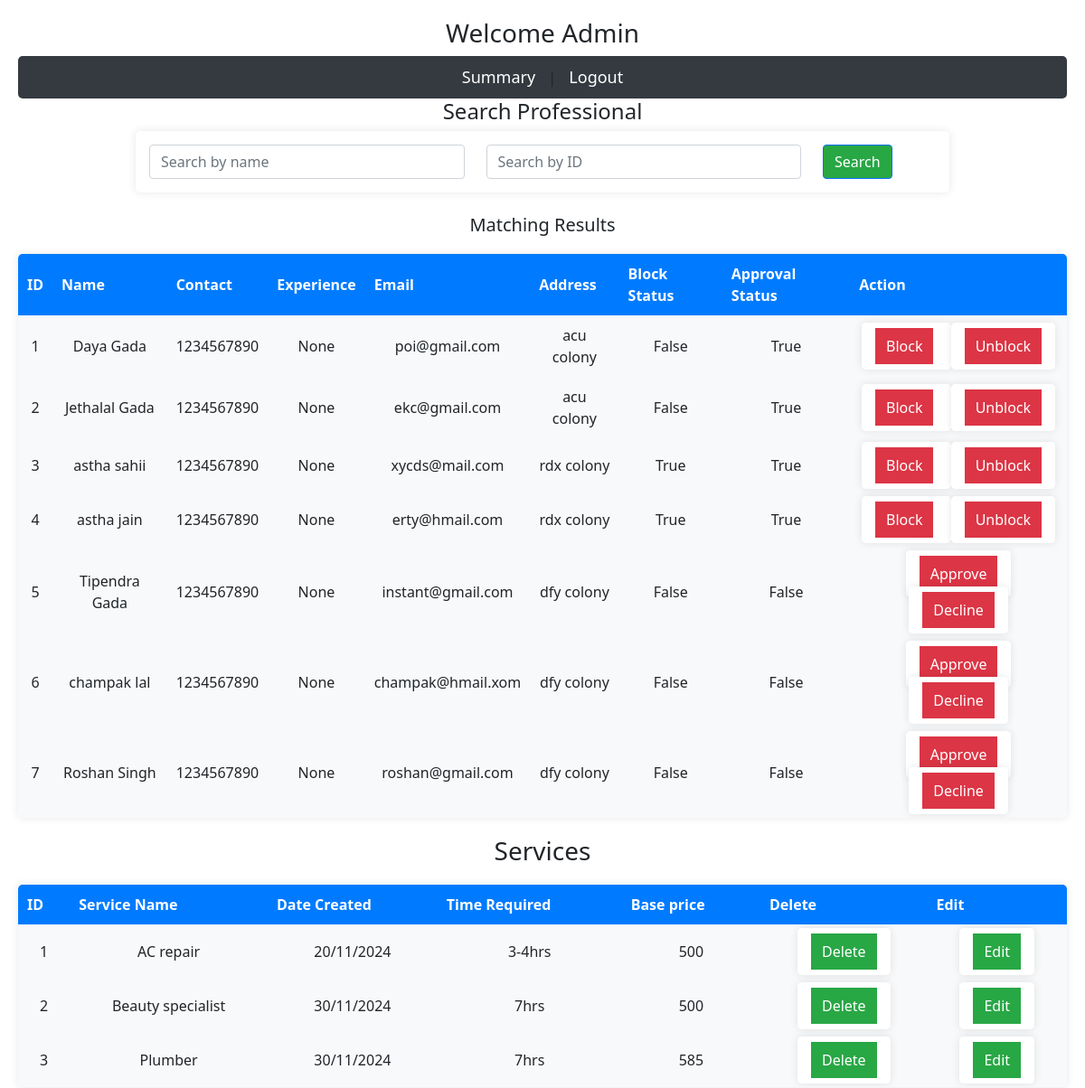
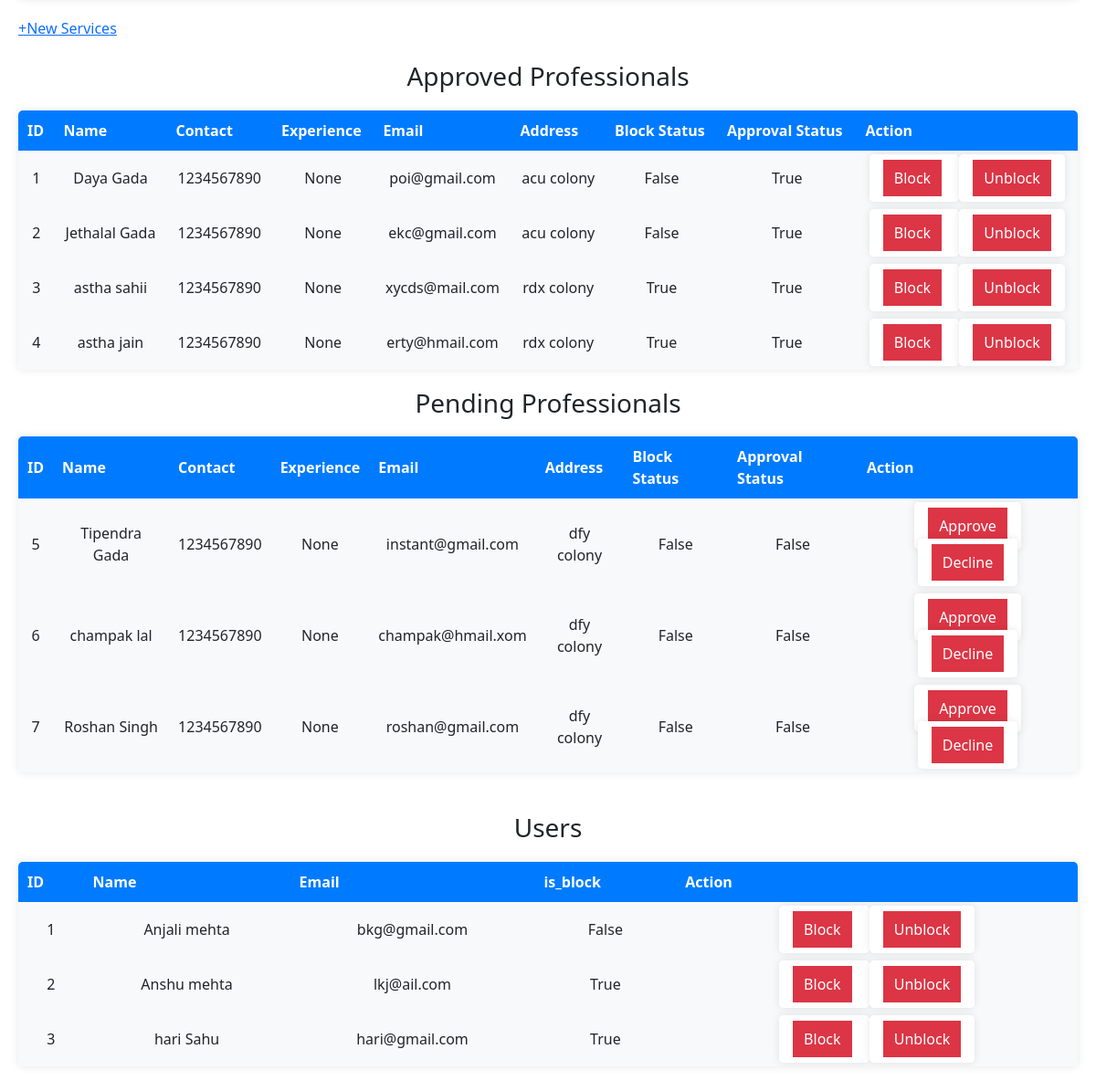
The page /admin_dashboard (signed in) on the database its author committed (2 pictures, top to bottom).
### root/Code/models.py (models this page shows)
class Professional(db.Model):
    __tablename__ = 'professional'
    id = db.Column(db.Integer, primary_key=True)
    name = db.Column(db.String(50), nullable=False, unique=True)
    contact = db.Column(db.Integer, nullable=False)
    experience = db.Column(db.Integer, nullable=True)
    email = db.Column(db.String(120), nullable=False, unique=True)
    password = db.Column(db.String(200), nullable=False, unique=False)
    address = db.Column(db.String(300), nullable=False)
    is_block = db.Column(db.Boolean, default=False)
    is_approved = db.Column(db.Boolean, default=False)
    profession_id = db.Column(db.Integer, db.ForeignKey("services.service_id"), nullable=True)
    service_requests = db.relationship("Service_Request", back_populates="professional")

class Services(db.Model):
    __tablename__ = "services"
    service_id = db.Column(db.Integer, primary_key=True)
    name = db.Column(db.String(100), nullable=False, unique=True)
    date_created = db.Column(db.String(50),nullable=False)
    description = db.Column(db.String(400), nullable=False)
    time_required = db.Column(db.String(50), nullable=False)
    base_price = db.Column(db.String(50), nullable = False)
    professionals = db.relationship("Professional", cascade="all, delete", backref="service", lazy=True)

class User(db.Model):
    __tablename__ = "user"
    id = db.Column(db.Integer, primary_key=True)
    name = db.Column(db.String(50), nullable=False, unique=True)
    contact = db.Column(db.Integer, nullable=False)
    email = db.Column(db.String(120), nullable=False, unique=True)
    password = db.Column(db.String(200), nullable=False)
    address = db.Column(db.String(300), nullable=False)
    is_block = db.Column(db.Boolean, default=False)
    service_requests = db.relationship("Service_Request", cascade="all, delete", backref="user", lazy=True)

### root/Code/app.py (the view)
@app.route('/admin_dashboard', methods=['POST','GET'])
def admin_dashboard():
    if 'username' not in session:
        return redirect(url_for('signin_admin'))
    pending_professionals = Professional.query.filter(Professional.is_approved == False).all()
    approved_professionals = Professional.query.filter(Professional.is_approved == True).all()
    services = Services.query.all()
    users = User.query.all()
    professional_name_query=request.args.get('name','').strip()
    professional_id_query=request.args.get('professional_id','').strip()
    query=Professional.query
    if professional_name_query:
        query=query.filter(Professional.name.ilike(f'%{professional_name_query}%'))
    if professional_id_query:
        if professional_id_query.isdigit():
            query = query.filter(Professional.id == int(professional_id_query))
        else:
            return "Invalid search for service id",400
    result = query.all()
    return render_template("admin_dashboard.html",users = users, pending_professionals = pending_professionals, approved_professionals = approved_professionals, services = services, result=result)

### root/Code/templates/admin_dashboard.html (shortened to what this page needs)
<!DOCTYPE html>
<html lang="en">
<head>
    <link rel="stylesheet" href="style.css">
    <link href="https://cdn.jsdelivr.net/npm/bootstrap@5.0.2/dist/css/bootstrap.min.css" rel="stylesheet">
</head>
<body>
    <h3>Welcome Admin</h3>
    <div class = "navigation_bar">
        <nav style="text-align: center;">
            <a href="{{ url_for('summary') }}">Summary</a> |
            <a href="{{ url_for('logout_admin') }}">Logout</a>
        </nav>
    </div>
    <h4>Search Professional</h4>
    <form action="{{ url_for('admin_dashboard') }}" method="GET" class="mb-4">
        <div class="row">
            <div class="col-md-5">
                <input type="text" name="name" class="form-control" placeholder="Search by name" value="{{ request.args.get('name', '') }}">
            </div>
            <div class="col-md-5">
                <input type="text" name="service_id" class="form-control" placeholder="Search by ID" value="{{ request.args.get('professional_id', '') }}">
            </div>
            <div class="col-md-2">
                <button type="submit" class="btn btn-primary">Search</button>
            </div>
        </div>
    </form>
    {% if result %}
    <h5>Matching Results</h5>
    <table>
        <thead>
            <tr>
                <th>ID</th>
                <th>Name</th>
                <th>Contact</th>
                <th>Experience</th>
                <th>Email</th>
                <th>Address</th>
                <th>Block Status</th>
                <th>Approval Status</th>
                <th>Action</th>
            </tr>
        </thead>
        <tbody>
            {% for professional in result %}
            <tr>
            <td>{{professional.id}}</td>
            <td>{{professional.name}}</td>
            <td>{{professional.contact}}</td>
            <td>{{professional.experience}}</td>
            <td>{{professional.email}}</td>
            <td>{{professional.address}}</td>
            <td>{{professional.is_block}}</td>
            <td>{{professional.is_approved}}</td>
            <td>
                {% if professional.is_approved %}
                <form action="{{ url_for('block_professional') }}" method="post" style="display:inline;">
                    <button type="submit">Block</button>
                </form>
                <form action="{{ url_for('unblock_professional') }}" method="post" style="display:inline;">
                    <button type="submit">Unblock</button>
                </form>
                {% else %}
                <form action="{{ url_for('approve_professional') }}" method="post" style="display:inline;">
                    <button type="submit">Approve</button>
                </form>
                <form action="{{ url_for('decline_professional') }}" method="post" style="display:inline;">
                    <button type="submit">Decline</button>
                </form>
                {% endif %}
            </td>
            </tr>
            {% endfor %}
        </tbody>
    </table>
    {% endif %}
    <div class = "Services">
        <h3>Services</h3>
        <table>
            <thead>
                <tr>
                    <th>ID</th>
                    <th>Service Name</th>
                    <th>Date Created</th>
                    <th>Time Required</th>
                    <th>Base price</th>
                    <th>Delete</th>
                    <th>Edit</th>
                </tr>
            </thead>
            {% for service in services %}
            <tr>
                <td>{{service.service_id}}</td>
                <td>{{service.name}}</td>
                <td>{{service.date_created}}</td>
                <td>{{service.time_required}}</td>
                <td>{{service.base_price}}</td>
                <td>
                    <form action="{{ url_for('delete_service', service_id = service.service_id)  }}" method="post" style="display:inline;">
                        <button type="submit">Delete</button>
                    </form>
                </td>
                <td>
                    <form action="{{ url_for('edit_service', service_id = service.service_id)  }}" method="post" style="display:inline;">
                    <button type="submit">Edit</button>
                    </form>
                </td>
            </tr>
            {% endfor %}
        </table>
        <a href="{{ url_for('create_service') }}">+New Services</a>
    </div>
    <br>
    <div class = "Professionals">
        <h3>Approved Professionals</h3>
        <table>
            <thead>
                <tr>
                    <th>ID</th>
                    <th>Name</th>
                    <th>Contact</th>
                    <th>Experience</th>
                    <th>Email</th>
                    <th>Address</th>
                    <th>Block Status</th>
                    <th>Approval Status</th>
                    <th>Action</th>
                </tr>
            </thead>
            <tbody>
                {% for professional in approved_professionals %}
                <tr>
                <td>{{professional.id}}</td>
                <td>{{professional.name}}</td>
                <td>{{professional.contact}}</td>
                <td>{{professional.experience}}</td>
                <td>{{professional.email}}</td>
                <td>{{professional.address}}</td>
                <td>{{professional.is_block}}</td>
                <td>{{professional.is_approved}}</td>
                <td>
                    <form action="{{ url_for('block_professional') }}" method="post" style="display:inline;">
                        <button type="submit">Block</button>
                    </form>
                    <form action="{{ url_for('unblock_professional') }}" method="post" style="display:inline;">
                        <button type="submit">Unblock</button>
                    </form>
                </td>
                </tr>
                {% endfor %}
            </tbody>
        </table>
        <h3>Pending Professionals</h3>
        <table>
            <thead>
                <tr>
                    <th>ID</th>
                    <th>Name</th>
                    <th>Contact</th>
                    <th>Experience</th>
                    <th>Email</th>
                    <th>Address</th>
                    <th>Block Status</th>
                    <th>Approval Status</th>
                    <th>Action</th>
                </tr>
            </thead>
            <tbody>
                {% for professional in pending_professionals %}
                <tr>
                <td>{{professional.id}}</td>
                <td>{{professional.name}}</td>
                <td>{{professional.contact}}</td>
                <td>{{professional.experience}}</td>
                <td>{{professional.email}}</td>
                <td>{{professional.address}}</td>
                <td>{{professional.is_block}}</td>
                <td>{{professional.is_approved}}</td>
                <td>
                    <form action="{{ url_for('approve_professional') }}" method="post" style="display:inline;">
                        <button type="submit">Approve</button>
                    </form>
                    <form action="{{ url_for('decline_professional') }}" method="post" style="display:inline;">
                        <button type="submit">Decline</button>
                    </form>
                </td>
                </tr>
                {% endfor %}
            </tbody>
        </table>
    </div>
    <br>
    <div>
        <h3>Users</h3>
        <table>
            <thead>
                <tr>
                    <th>ID</th>
                    <th>Name</th>
                    <th>Email</th>
                    <th>is_block</th>
                    <th>Action</th>
                </tr>
            </thead>
            <tbody>
                {% for user in users %}
                <tr>
                    <td>{{user.id}}</td>
                    <td>{{user.name}}</td>
                    <td>{{user.email}}</td>
                    <td>{{user.is_block}}</td>
                    <td>
                        <form action="{{ url_for('block_user') }}" method="post" style="display:inline;">
                            <button type="submit">Block</button>
                        </form>
                        <form action="{{ url_for('unblock_user') }}" method="post" style="display:inline;">
                            <button type="submit">Unblock</button>
                        </form>
                    </td>
                </tr>
                {% endfor %}
            </tbody>
        </table>
    </div>
    <br>
</body>
</html>

### root/Code/templates/style.css (style rules this page uses)
body { font-family: 'Arial', sans-serif; background-color: #f8f9fa; padding: 20px; }
h3, h4, h5 { text-align: center; margin-bottom: 20px; }
.navigation_bar nav { background-color: #343a40; padding: 10px; border-radius: 5px; }
.navigation_bar nav a { color: white; text-decoration: none; font-size: 18px; margin: 0 10px; }
form { max-width: 900px; margin: 0 auto; padding: 15px; background: white; border-radius: 5px; box-shadow: 0px 0px 10px rgba(0, 0, 0, 0.1); }
table { width: 100%; border-collapse: collapse; background: white; margin: 20px 0; border-radius: 5px; overflow: hidden; box-shadow: 0px 0px 10px rgba(0, 0, 0, 0.1); }
th, td { text-align: center; padding: 10px; border: 1px solid #dee2e6; }
th { background-color: #007bff; color: white; }
td { background-color: #f8f9fa; }
button { border: none; padding: 8px 12px; border-radius: 5px; font-size: 14px; cursor: pointer; }
button[type="submit"] { background-color: #28a745; color: white; }
button[type="submit"]:nth-child(2) { background-color: #dc3545; }

### rows shown on the page
Professional: id "1", name "Daya Gada", contact "1234567890", experience "None", email "poi@gmail.com", address "acu colony", is_block "False", is_approved "True"
Professional: id "2", name "Jethalal Gada", contact "1234567890", experience "None", email "ekc@gmail.com", address "acu colony", is_block "False", is_approved "True"
Professional: id "3", name "astha sahii", contact "1234567890", experience "None", email "xycds@mail.com", address "rdx colony", is_block "True", is_approved "True"
Professional: id "4", name "astha jain", contact "1234567890", experience "None", email "erty@hmail.com", address "rdx colony", is_block "True", is_approved "True"
Professional: id "5", name "Tipendra Gada", contact "1234567890", experience "None", email "instant@gmail.com", address "dfy colony", is_block "False", is_approved "False"
Professional: id "6", name "champak lal", contact "1234567890", experience "None", email "champak@hmail.xom", address "dfy colony", is_block "False", is_approved "False"
Professional: id "7", name "Roshan Singh", contact "1234567890", experience "None", email "roshan@gmail.com", address "dfy colony", is_block "False", is_approved "False"
Services: service_id "1", name "AC repair", date_created "20/11/2024", time_required "3-4hrs", base_price "500"
Services: service_id "2", name "Beauty specialist", date_created "30/11/2024", time_required "7hrs", base_price "500"
Services: service_id "3", name "Plumber", date_created "30/11/2024", time_required "7hrs", base_price "585"
User: id "1", name "Anjali mehta", email "bkg@gmail.com", is_block "False"
User: id "2", name "Anshu mehta", email "lkj@ail.com", is_block "True"
User: id "3", name "hari Sahu", email "hari@gmail.com", is_block "True"
